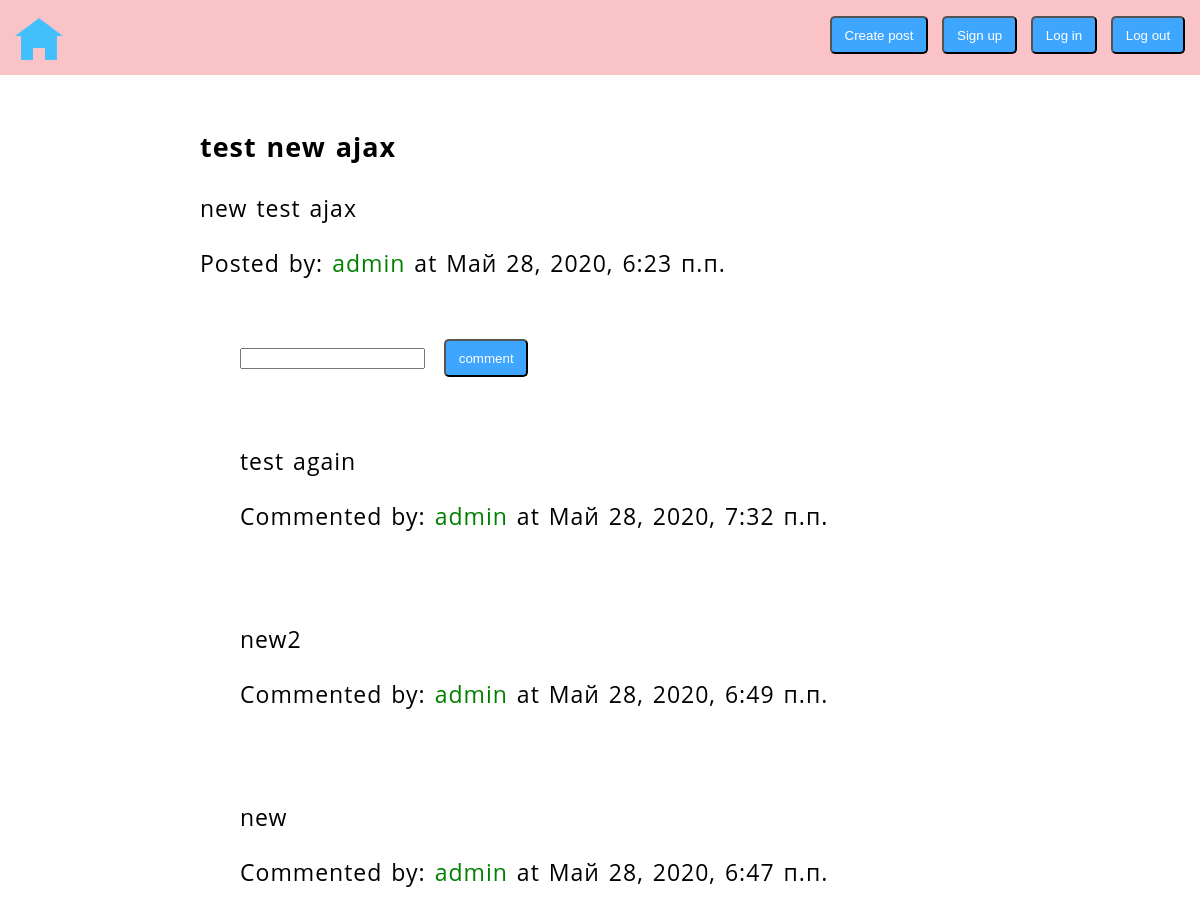
Page /posts/ajax/ (upper part) on the earlier database version.
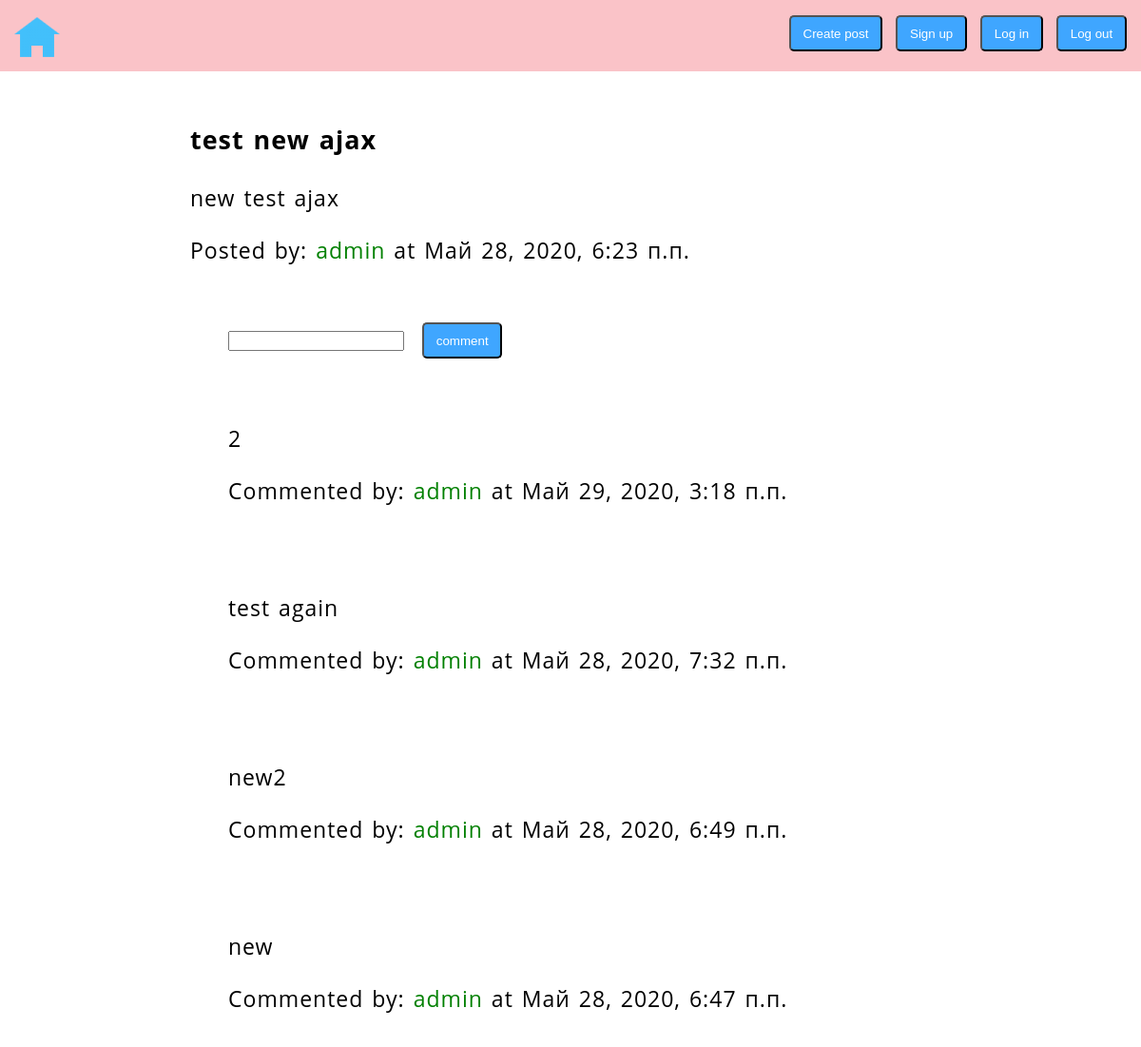
Same page on the later database version.
### posts/models.py (models this page shows, shortened)
class Post(models.Model):
    title = models.CharField(max_length=100)
    slug = models.SlugField()
    body = models.TextField()
    date = models.DateTimeField(auto_now_add=True)
    thumb = models.ImageField(blank=True, null=True, upload_to = "uploads")
    author =  models.ForeignKey(User,default=None,on_delete=models.CASCADE)

class Comment(models.Model):
    date = models.DateTimeField(auto_now_add=True)
    body = models.TextField(null=True)
    author =  models.ForeignKey(User,to_field="username",default=None,on_delete=models.CASCADE)
    post =  models.ForeignKey(Post,default=None,on_delete=models.CASCADE, related_name='p')

### posts/views.py (the view)
# urls.py: path('<slug>/', views.post_detail, name="detail"),
def post_detail(request, slug):
    post = Post.objects.get(slug=slug)
    comments = Comment.objects.filter(post=post).order_by('-date')
    if request.method == 'POST':
        if request.user.is_authenticated:
            form = forms.CommentForm(request.POST or None)
            if form.is_valid():
                instance = form.save(commit=False)
                instance.author = request.user
                instance.post = post
                instance.save()
        else: return redirect("/accounts/login/")
    else:
        form = forms.CommentForm()
    return render(request,'posts/post_detail.html',{'post':post, 'comments':comments,'form':form})

### posts/forms.py
class CommentForm(forms.ModelForm):
  class Meta:
      model = models.Comment
      fields = ['body']

### statics/templates/posts/post_detail.html (shortened to what this page needs)
{% extends 'base_layout.html' %}
b{% block content %}
<div class="post-detail">
  <div class="post">
    <h3>{{post.title}}</h3>
    <p>{{post.body}}</p>
    <p>Posted by:<span class="author_post">  {{post.author}}</span> at {{post.date}}</p>
  </div>
<div class="comment-section">
  <div class="comment">
   <form method="post" id="comment_form" class="comment-form">
     <input type="text" id="comment_input">
     <input type="submit" class="btnh" value="comment">
   </form>
  </div>
    <div class="comment-section" id="commentList">
      {%for comment in comments%}
      <div class="comment" id="comm">
          <p>{{comment.body}} </p>
          <p>Commented by:<span class="author_post" id="auth">  {{comment.author}}</span> at {{comment.date}}</p>
      </div>
      {%endfor%}
    </div>
  </div>
</div>
{% endblock %}

### statics/templates/base_layout.html (shortened to what this page needs)
{% load static %}
<!DOCTYPE html>
<html>
<head>
  <link rel="stylesheet" href="{% static 'css/styles.css' %}">
</head>
<body>
  <header>
    <div class="containerh">
      <a class="logo" href="{% url 'posts:list'%}"><img src="/static/src/home-7-48.png"></a>
      <nav class="menu">
        <ul>
          <li>
            <form action="{% url 'posts:create'%}">
              <button  class="btnh">Create post</button>
            </form>
          </li>
          <li>
            <form action="{% url 'accounts:registration'%}">
              <button  class="btnh">Sign up</button>
            </form>
          </li>
          <li>
            <form action="{% url 'accounts:login'%}">
              <button  class="btnh">Log in</button>
            </form>
          </li>
          <li>
            <form class="logout_form" action="{% url 'accounts:logout'%}" method="post">
              <button type="submit" class="btnh">Log out </button>
            </form>
          </li>
        </ul>
      </nav>
    </div>
  </header>
  <div class="main">
    <div class="wrapper">
      {% block content %}
      {% endblock %}
    </div>
  </div>
</body>
</html>

### statics/css/styles.css (style rules this page uses)
body { background-image: url(/static/src/bck.jpg); background-size: cover; background-attachment: fixed; margin: 0; }
header { background: rgb(250,195,200); height: 75px; position: sticky; top:0; }
.main { width: 900px; padding-top:75px; padding: 0 15px; margin: 0 auto; background-color: rgba(255, 255, 255, 0.3); height: 100%; min-height: 600px; overflow:auto; font-family:'Open Sans'; word-spacing: 2px; letter-spacing: 1px; font-size:23px; }
.containerh { max-width: 1600px; padding: 0 15px; margin: 0 auto; height: 100%; overflow: auto; }
.logo { float: left; padding-top: 15px; }
nav { float: right; }
nav ul { list-style: none; }
nav li { display: inline-block; }
.post { background: rgb(255, 255, 255, 0.85); padding: 1px 25px; margin: 25px; }
.comment { width:80%; display: block; margin: 25px auto; background: rgb(255, 255, 255, 0.85); padding: 10px 25px; }
.btnh { display: inline-block; background: rgb(63, 166, 255); color: #fff; padding: 0.6rem 0.8rem; text-decoration: none; border-radius: 5px; margin-left: 10px; }
.author_post { color: green; }

Differences in the rows shown:
added Comment: body "2", author "admin", date "Май 29, 2020, 3:18 п.п."
